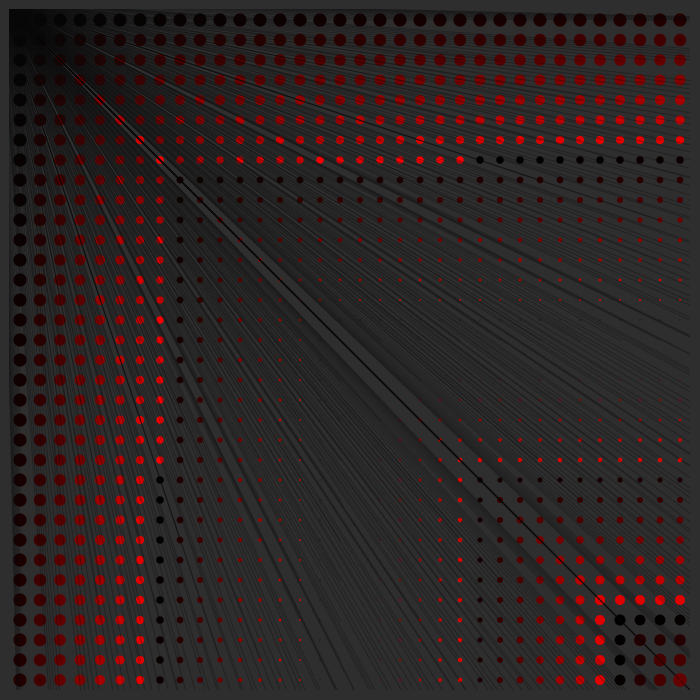
Frame 1 (no input)
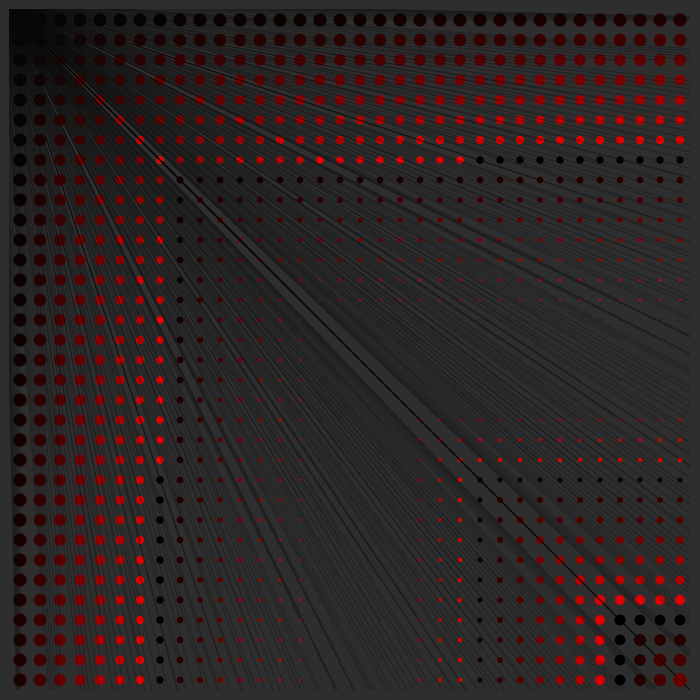
Frame 60 (the mouse pressed at the canvas centre just before this capture)
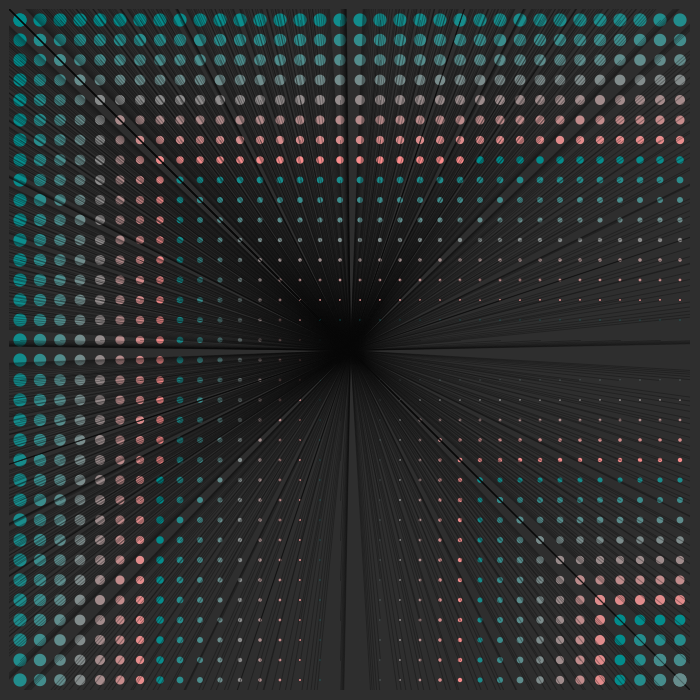
Frame 120 (the mouse held since frame 60 and released just before this capture)

The Processing sketch that drew these frames (run headless with seeded random() and noise(); from frame 60 on, the mouse is pressed at the canvas centre):

// Processing sketch: processing_72822
// ── processing_72822.pde

void setup() {
size(700, 700);
background(46, 46, 46);
smooth();
frameRate (9);
}

void draw () {
background(46, 46, 46);
float c1 = 0;

//circles & lines
for (int y = 20; y <= height-20; y+= 20) {
  for (int x = 20; x <= width-20; x += 20) {
    //white circles
    //fill(255);
    c1+=1;
    c1%=255;
    fill(c1, mouseX/2.5, mouseY/2.5);
    //stroke(102);
    ellipse (x + y - 20, y, 14 - y/25.0, 14 - y/25.0);
    ellipse (y, x + y - 20, 14 - y/25.0, 14 - y/25.0);
    
    //lines towards mouse
    stroke(5, 5, 5, 80);
    line(x * 2 - 500, y * 2 - 500, mouseX, mouseY);
    
    //clean border
    fill(46, 46, 46);
    noStroke();
    rect(0, 690, width, 20);
    rect(690, 0, 20, height);
    rect(0, 0, 9, height);
    rect(0, 0,   width, 9);
     }
  }
}
